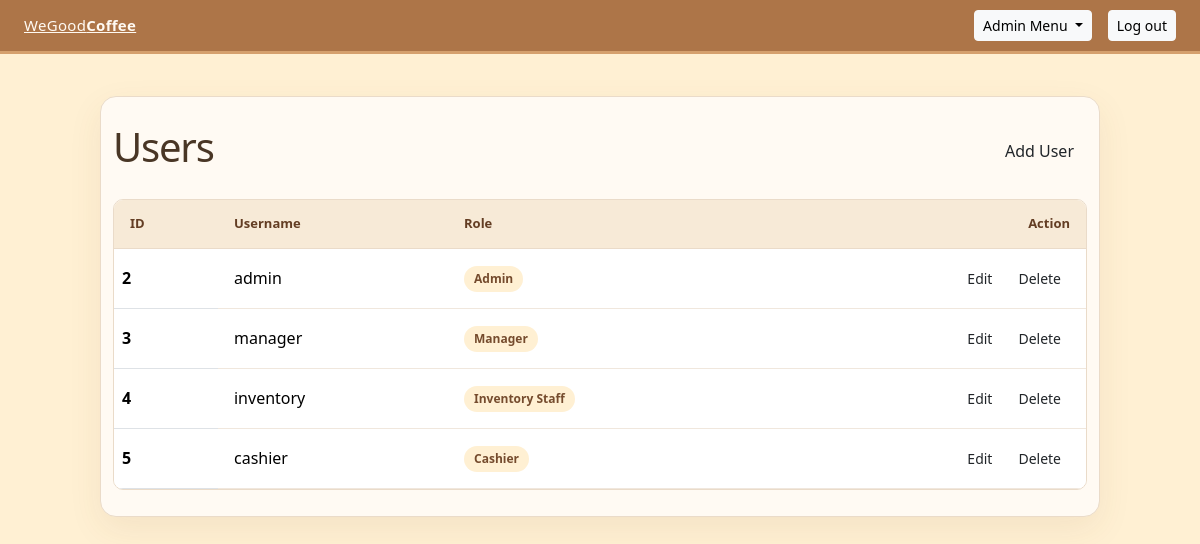
The app's page /admin/index.php (signed in) with its own data.
### tables this page shows
CREATE TABLE `users` (
  `id` int(11) NOT NULL,
  `username` varchar(100) NOT NULL,
  `password` varchar(255) NOT NULL,
  `role` enum('admin','cashier','manager','inventory_staff') NOT NULL DEFAULT 'cashier',
  `created_at` datetime NOT NULL DEFAULT current_timestamp()
);

### admin/index.php (the view, shortened to what this page needs)
<?php
require_once __DIR__ . '/../_conn.php';
$users = [];
try {
    $result = $conn->query('SELECT id, username, role FROM users ORDER BY id');
    $users = $result->fetch_all(MYSQLI_ASSOC);
} catch (mysqli_sql_exception $exception) {
    error_log($exception->getMessage());
    $loadError = 'Unable to load users. Check the database connection and users table.';
}
?>
<!DOCTYPE html>
<html lang="en">
<head>
    <link rel="stylesheet" href="../styles.css">
    <link href="https://cdn.jsdelivr.net/npm/bootstrap@5.3.8/dist/css/bootstrap.min.css" rel="stylesheet">
</head>
<body>
    <header class="site-header">
        <a class="brand" aria-label="WeGoodCoffee home"><span class="brand-name">WeGood<strong>Coffee</strong></span>
        </a>
        <div class="dropdown ms-auto me-3">
            <button class="btn btn-sm btn-light dropdown-toggle" type="button" data-bs-toggle="dropdown" aria-expanded="false">
                Admin Menu
            </button>
        </div>
        <form action="../logout.php" method="post">
            <button class="btn btn-sm btn-light" type="submit">Log out</button>
        </form>
    </header>
    <main class="admin-stage container-fluid">
        <div class="row justify-content-center">
            <section class="col-12 col-xl-10 admin-content" aria-labelledby="users-title">
                <div class="admin-heading row align-items-center g-3">
                    <div class="col">
                        <h1 id="users-title">Users</h1>
                    </div>
                    <div class="col-auto">
                        <a class="btn admin-add-button" href="addUser.php">Add User</a>
                    </div>
                </div>
                <div class="row">
                    <div class="col-12">
                        <div class="admin-table-wrap">
                            <table class="table admin-table align-middle mb-0">
                                <thead>
                                    <tr>
                                        <th scope="col">ID</th>
                                        <th scope="col">Username</th>
                                        <th scope="col">Role</th>
                                        <th scope="col" class="text-end">Action</th>
                                    </tr>
                                </thead>
                                <tbody>
                                    <?php if ($users === []): ?>
                                        <tr>
                                            <td class="text-center text-muted py-4" colspan="4">No users found.</td>
                                        </tr>
                                    <?php else: ?>
                                        <?php foreach ($users as $user): ?>
                                            <tr>
                                                <th scope="row"><?= htmlspecialchars((string) $user['id'], ENT_QUOTES, 'UTF-8') ?></th>
                                                <td><?= htmlspecialchars($user['username'], ENT_QUOTES, 'UTF-8') ?></td>
                                                <td><span class="role-badge"><?= htmlspecialchars(ucwords(str_replace('_', ' ', $user['role'])), ENT_QUOTES, 'UTF-8') ?></span></td>
                                                <td>
                                                    <div class="d-flex justify-content-end gap-2">
                                                        <a class="btn btn-sm admin-edit-button" href="editUser.php?id=<?= rawurlencode((string) $user['id']) ?>">Edit</a>
                                                        <a class="btn btn-sm admin-delete-button" href="deleteUser.php?id=<?= rawurlencode((string) $user['id']) ?>">Delete</a>
                                                    </div>
                                                </td>
                                            </tr>
                                        <?php endforeach; ?>
                                    <?php endif; ?>
                                </tbody>
                            </table>
                        </div>
                    </div>
                </div>
            </section>
        </div>
    </main>
</body>
</html>

### styles.css (style rules this page uses)
:root { color-scheme: light; font-family: "Segoe UI", Arial, sans-serif; color: #34281e; background: #fff0d3; font-synthesis: none; text-rendering: optimizeLegibility; -webkit-font-smoothing: antialiased; -moz-osx-font-smoothing: grayscale; }
* { box-sizing: border-box; }
body { min-width: 320px; min-height: 100vh; margin: 0; background: #fff0d3; }
a { color: #88552f; text-decoration: none; }
.site-header { height: 54px; display: flex; align-items: center; padding: 0 24px; background: #ad7548; border-bottom: 3px solid #d5a06d; }
.brand { display: inline-flex; align-items: center; gap: 9px; color: #fffaf3; }
.brand-name { font-size: 15px; letter-spacing: 0.02em; }
.brand-name strong { font-weight: 700; }
h1 { margin: 0; font-size: 25px; font-weight: 700; letter-spacing: -0.03em; }
.admin-stage { min-height: calc(100vh - 54px); padding: 42px 24px; background: #fff0d3; }
.admin-content { padding: 26px; border: 1px solid #eadbc9; border-radius: 16px; background: #fffaf3; box-shadow: 0 12px 34px rgb(112 76 43 / 8%); }
.admin-heading { margin-bottom: 20px; }
.admin-heading h1 { color: #493625; }
.admin-add-button, .admin-edit-button { border: 1px solid #88552f; background: #88552f; color: #fffaf3; }
.admin-delete-button { border: 1px solid #ad5d45; background: transparent; color: #914832; }
.admin-table-wrap { overflow-x: auto; border: 1px solid #eadbc9; border-radius: 10px; background: #fff; }
.admin-table { color: #493c31; }
.admin-table thead th { padding: 14px 16px; border-bottom-color: #eadbc9; background: #f7ead7; color: #633d23; font-size: 13px; font-weight: 700; }
.admin-table tbody td { padding: 14px 16px; border-color: #f0e7dd; }
.role-badge { display: inline-block; padding: 4px 10px; border-radius: 999px; background: #fff0d3; color: #754b2d; font-size: 12px; font-weight: 600; }

### records on screen
users: id "2", username "admin", role "Admin"
users: id "3", username "manager", role "Manager"
users: id "4", username "inventory", role "Inventory Staff"
users: id "5", username "cashier", role "Cashier"
